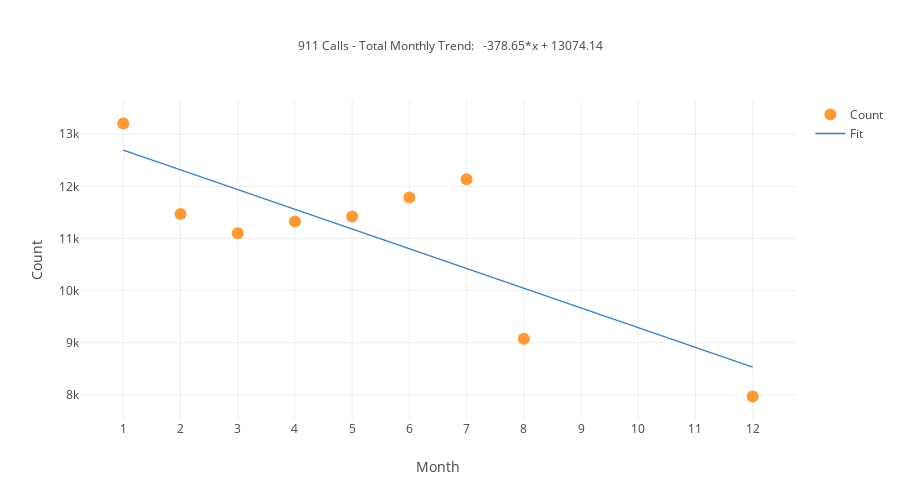

The cell this chart's notebook holds for it:
### Code cell
layout={'title':LG,'width':900,'height':500,
        'xaxis':{'title':'Month','tickmode':'linear'},
        'titlefont':{'size':12},'yaxis':{'title':'Count'}}
byMonth.iplot(kind='scatter',mode = ['markers','lines'],layout=layout)

### Figure 1 — Plotly figure (JSON) as saved in the notebook; plotly's stock layout.template omitted (floating-point values rounded to 4 significant figures)
{"data": [{"line": {"color": "rgba(255, 153, 51, 1.0)", "dash": "solid", "shape": "linear", "width": 1.3}, "marker": {"size": 12, "symbol": "circle"}, "mode": "markers", "name": "Count", "text": "", "type": "scatter", "uid": "683a8803-28fe-44df-8f40-01a65a214753", "x": [1, 2, 3, 4, 5, 6, 7, 8, 12], "y": [13205, 11467, 11101, 11326, 11423, 11786, 12137, 9078, 7969]}, {"line": {"color": "rgba(55, 128, 191, 1.0)", "dash": "solid", "shape": "linear", "width": 1.3}, "mode": "lines", "name": "Fit", "text": "", "type": "scatter", "uid": "2704f55c-796d-4621-a1d5-812e87e297b2", "x": [1, 2, 3, 4, 5, 6, 7, 8, 12], "y": [12700.0, 12320.0, 11940.0, 11560.0, 11180.0, 10800.0, 10420.0, 10040.0, 8530.0]}], "layout": {"height": 500, "title": {"font": {"size": 12}, "text": "911 Calls - Total Monthly Trend:   -378.65*x + 13074.14"}, "width": 900, "xaxis": {"tickmode": "linear", "title": {"text": "Month"}}, "yaxis": {"title": {"text": "Count"}}}}
